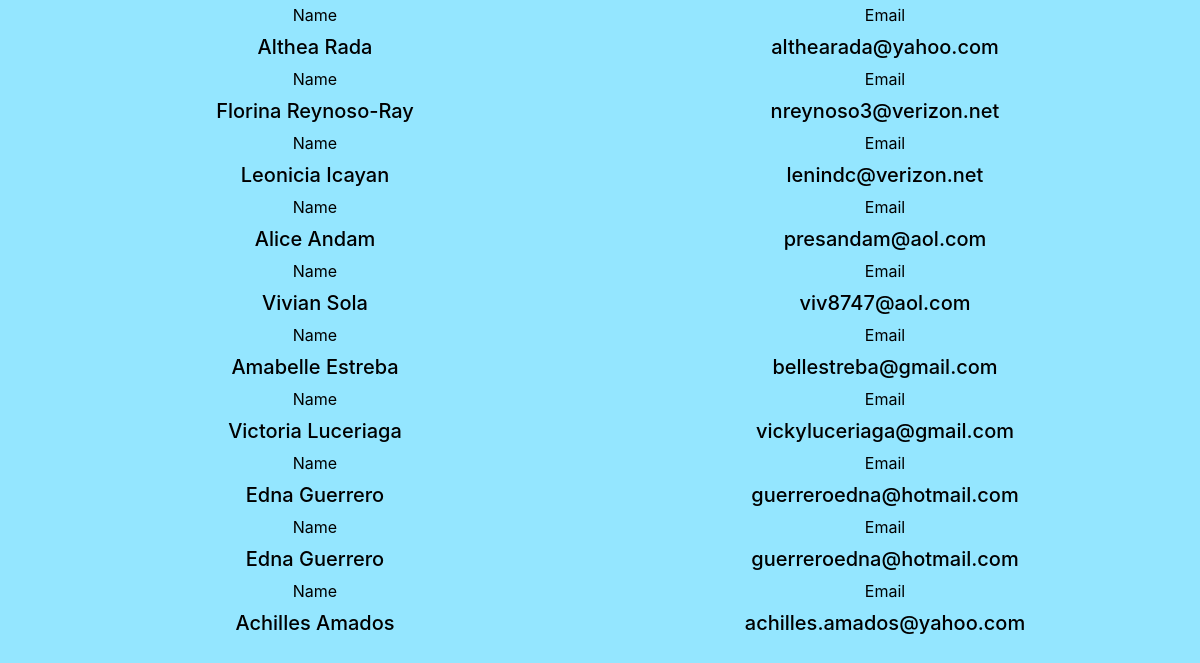
The app's page /list_subs/ (signed in, lower part), older data.
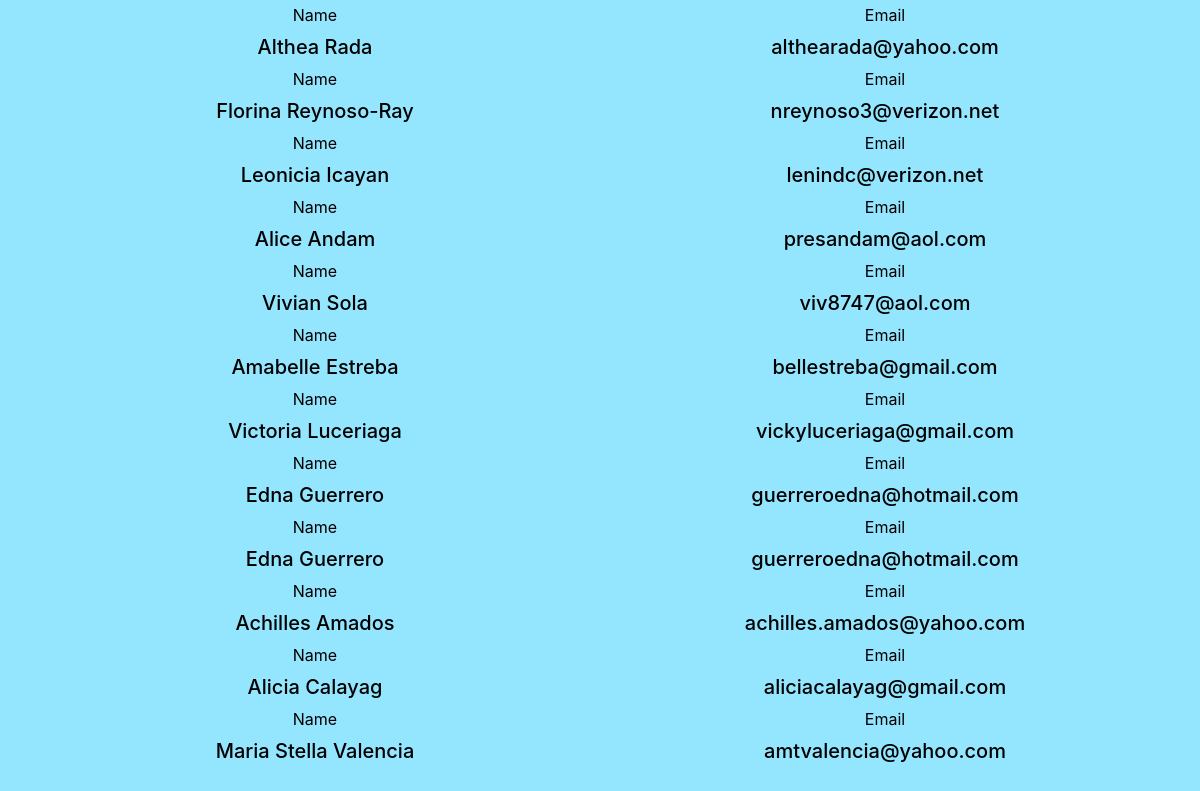
The same page, newer data.
### Users/models.py (models this page shows)
class Subs(models.Model):
    SELECTIONS_1 = (
        ("Candidate A", "Candidate A"),
        ("Candidate B", "Candidate B"),
        ("Candidate C", "Candidate C"),
        ("Candidate D", "Candidate D"),
    )
    SELECTIONS_4 = (
        ("Candidate A", "Candidate A"),
        ("Candidate B", "Candidate B"),
        ("Candidate C", "Candidate C"),
        ("Candidate D", "Candidate D"),
        ("Candidate E", "Candidate E"),
        ("Candidate F", "Candidate F"),
        ("Candidate G", "Candidate G"),
        ("Candidate 1", "Candidate 1"),
        ("Candidate 2", "Candidate 2"),
        ("Candidate 3", "Candidate 3"),
        ("Candidate 4", "Candidate 4"),
        ("Candidate 5", "Candidate 5")
    )
    PRESIDENT_ELECT = (
        ("Christine Pabico", "Christine Pabico"),
        ("Abstain", "Abstain"),
    )
    RECORDING_SECRETARY = (
        ("Rosabelle Dela Pena", "Rosabelle Dela Pena"),
        ("Abstain", "Abstain"),
    )
    ASSISTANT_RECORDING_SECRETARY = (
        ("Maricon Danz", "Maricon Danz"),
        ("Abstain", "Abstain"),
    )
    CORRESPONDING_SECRETARY = (
        ("Amabelle Estreba", "Amabelle Estreba"),
        ("Abstain", "Abstain"),
    )
    ASSISTANT_CORRESPONDING_SECRETARY = (
        ("Arlyn Soriano", "Arlyn Soriano"),
        ("Abstain", "Abstain"),
    )
    TREASURER = (
        ("Mizpah Amados", "Mizpah Amados"),
        ("Abstain", "Abstain"),
    )
    ASSISTANT_TREASURER = (
        ("Febes Galvez", "Febes Galvez"),
        ("Abstain", "Abstain"),
    )
    AUDITOR = (
        ("Alicia Calayag", "Alicia Calayag"),
        ("Abstain", "Abstain"),
    )
    PRO = (
        ("Linda Cabacar", "Linda Cabacar"),
        ("Edna Guerrero", "Edna Guerrero"),
        ("Lenny Icayan", "Lenny Icayan"),
        ("Teresita Delima", "Teresita Delima"),
        ("Vicky Luceriaga", "Vicky Luceriaga"),
        ("Abstain", "Abstain")
    )
    BOARD_OF_DIRECTORS = (
        ("Resurreccion Jao", "Resurrecction Jao"),
        ("Prima Colburn", "Prima Colburn"),
        ("Aida Imperio", "Aida Imperio"),
        ("Elsa Aquino", "Elsa Aquino"),
        ("Florina Reynoso-Ray", "Florina Reynoso-Ray"),
        ("Abstain", "Abstain"),
    )
    ASSISTANT_AUDITOR = (
        ("Tess Valencia", "Tess Valencia"),
        ("Abstain", "Abstain")
    )
    first_name = models.CharField(max_length = 100)
    last_name = models.CharField(max_length = 100)
    email = models.EmailField(max_length = 100)
    slug = models.SlugField(max_length = 250)
    random_key = models.CharField(max_length = 250, blank = True)
    admin_email = models.EmailField(max_length = 100, default = 'admin_user@gmail.com')
    question_1 = models.CharField(max_length = 100, default = '', choices = PRESIDENT_ELECT)
    question_2 = models.CharField(max_length = 100, default = '', choices = RECORDING_SECRETARY)
    question_3 = models.CharField(max_length = 100, default = '', choices = ASSISTANT_RECORDING_SECRETARY)
    question_4 = MultiSelectField(choices = PRO, default = '')
    question_5 = MultiSelectField(choices = BOARD_OF_DIRECTORS, default = '')
    question_6 = models.CharField(max_length=100, default='', choices=CORRESPONDING_SECRETARY)
    question_7 = models.CharField(max_length=100, default='', choices=ASSISTANT_CORRESPONDING_SECRETARY)
    question_8 = models.CharField(max_length=100, default='', choices=TREASURER)
    question_9 = models.CharField(max_length=100, default='', choices=ASSISTANT_TREASURER)
    question_10 = models.CharField(max_length=100, default='', choices=AUDITOR)
    question_11 = models.CharField(max_length = 100, default = '', choices = ASSISTANT_AUDITOR)

### Users/views.py (the view)
# urls.py: path('', views.get_list, name = 'Users-list'),
@login_required
def get_list(request):
    if str(request.user.username) == str("admin_user") and str(request.user.email) == str("admin_user@gmail.com"):
        return SubmissionList.as_view()(request)
    else:
        messages.warning(request, 'You are not a verified admin')
        return redirect('Submission-home')

### Users/templates/Users/list.html (shortened to what this page needs)
{% extends "Submission/base.html" %}
{% block content %}
<center>
    <br>
    <br>
    {% for user in object_list %}
        <div class = "row">
            <div class="col-sm">
              <label for="year">Name</label>
                <h5><a href="{% url 'Users-specifics' user.slug%}">{{ user.first_name }} {{ user.last_name }}</a></h5>
            </div>
            <div class="col-sm">
              <label for="year">Email</label>
                <h5>{{ user.email }}</h5>
            </div>
        </div>
    {% endfor %}
    <br>
    <br>
    <br>
     </center>
{% endblock content %}

### Submission/templates/Submission/base.html (shortened to what this page needs)
{% load static %}
<!DOCTYPE html>
<html lang="en">
<head>
    <link rel="stylesheet" href="https://stackpath.bootstrapcdn.com/bootstrap/4.3.1/css/bootstrap.min.css">
</head>
<body>
    <div class = "container">
          {% block content %}{% endblock %}
    </div>
</body>
</html>

### Submission/templates/Submission/base.html (style rules this page uses)
body { background-color: #94e6ff; }

Row changes from the older to the newer data that the page shows:
added Subs: first_name "Alicia", last_name "Calayag", email "aliciacalayag@gmail.com"
added Subs: first_name "Maria Stella", last_name "Valencia", email "amtvalencia@yahoo.com"
